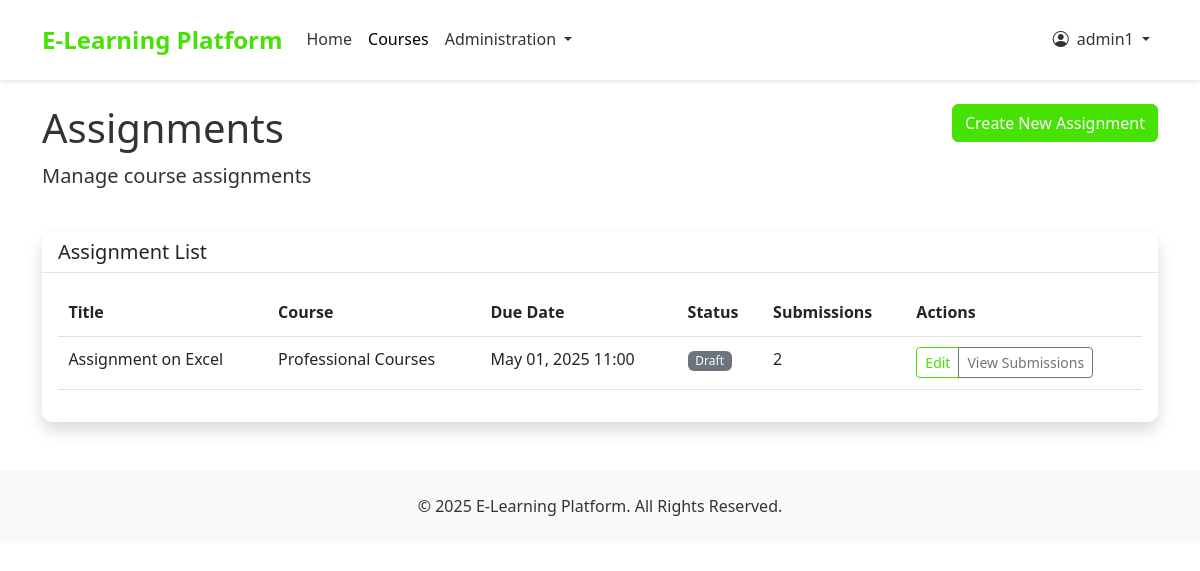
Page /courses/assignments/ (signed in) on the earlier database version.
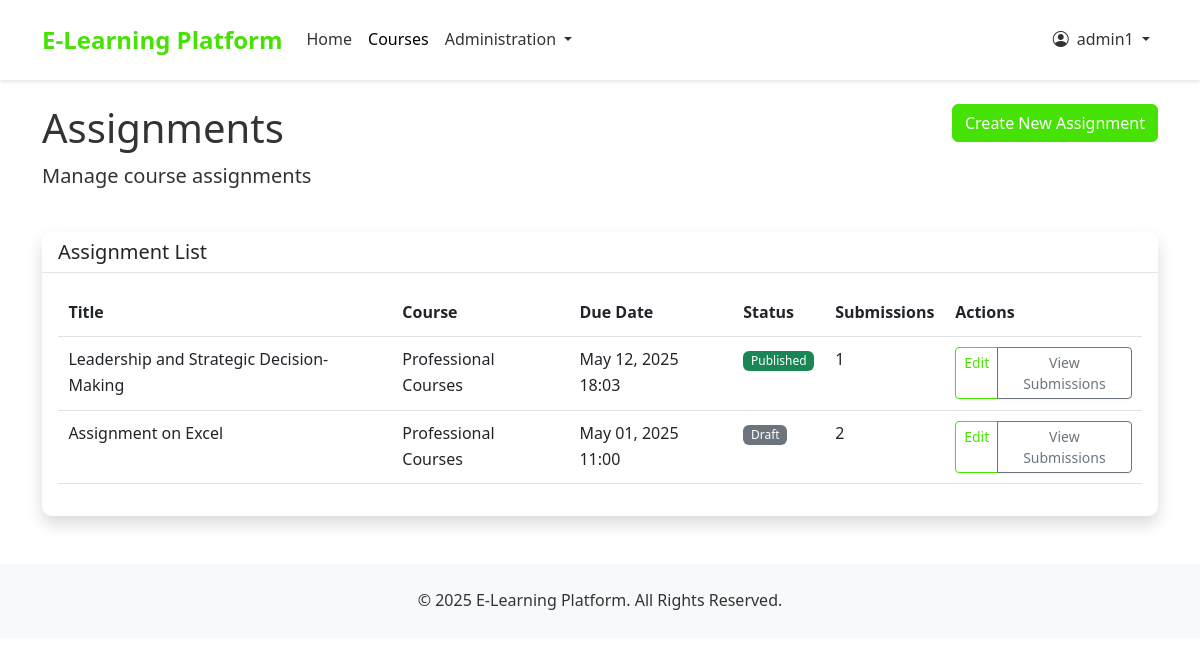
Same page on the later database version.
### courses/models.py (models this page shows, shortened)
class Assignment(models.Model):
    STATUS_CHOICES = (
        ('draft', 'Draft'),
        ('published', 'Published'),
        ('archived', 'Archived'),
    )
    course = models.ForeignKey(Course, on_delete=models.CASCADE, related_name='assignments')
    title = models.CharField(max_length=200)
    description = models.TextField(help_text="Brief overview of the assignment")
    instructions = models.TextField(help_text="Detailed instructions for completing the assignment")
    due_date = models.DateTimeField()
    points = models.PositiveIntegerField(default=100)
    status = models.CharField(max_length=10, choices=STATUS_CHOICES, default='draft')
    created_at = models.DateTimeField(auto_now_add=True)
    updated_at = models.DateTimeField(auto_now=True)

class Course(models.Model):
    title = models.CharField(max_length=200)
    slug = models.SlugField(max_length=200, unique=True, blank=True)
    description = models.TextField()
    overview = models.TextField(blank=True, null=True)
    placement_test_price = models.DecimalField(max_digits=6, decimal_places=2)
    is_active = models.BooleanField(default=True)
    created_at = models.DateTimeField(auto_now_add=True)
    updated_at = models.DateTimeField(auto_now=True)

### courses/views.py (the view, shortened to what this page needs)
# urls.py: path('assignments/', views.assignment_list, name='assignment_list'),
@login_required
@user_passes_test(is_teacher_or_admin)  # Changed from is_teacher to is_teacher_or_admin
def assignment_list(request):
    if request.user.is_staff or request.user.is_superuser:
        assignments = Assignment.objects.all().order_by('-created_at')
    for assignment in assignments:
        assignment.submission_count = assignment.submissions.count()
        assignment.ungraded_count = assignment.submissions.filter(status='submitted').count()
    context = {
        'assignments': assignments
    }
    return render(request, 'courses/assignment_list.html', context)

### courses/views.py (called while the page is built)
def is_teacher_or_admin(user):
    return user.user_type == 'teacher' or user.is_staff or user.is_superuser

### templates/courses/assignment_list.html (shortened to what this page needs)
{% extends 'base.html' %}
{% block content %}
<div class="row mb-4">
    <div class="col-md-8">
        <h1>Assignments</h1>
        <p class="lead">Manage course assignments</p>
    </div>
    <div class="col-md-4 text-end">
        <a href="{% url 'assignment_create' %}" class="btn btn-primary">Create New Assignment</a>
    </div>
</div>
<div class="row">
    <div class="col-12">
        <div class="card shadow">
            <div class="card-header bg-white">
                <h5 class="mb-0">Assignment List</h5>
            </div>
            <div class="card-body">
                {% if assignments %}
                    <div class="table-responsive">
                        <table class="table">
                            <thead>
                                <tr>
                                    <th>Title</th>
                                    <th>Course</th>
                                    <th>Due Date</th>
                                    <th>Status</th>
                                    <th>Submissions</th>
                                    <th>Actions</th>
                                </tr>
                            </thead>
                            <tbody>
                                {% for assignment in assignments %}
                                    <tr>
                                        <td>{{ assignment.title }}</td>
                                        <td>{{ assignment.course.title }}</td>
                                        <td>{{ assignment.due_date|date:"M d, Y H:i" }}</td>
                                        <td>
                                            {% if assignment.status == 'published' %}
                                                <span class="badge bg-success">Published</span>
                                            {% elif assignment.status == 'draft' %}
                                                <span class="badge bg-secondary">Draft</span>
                                            {% else %}
                                                <span class="badge bg-danger">Archived</span>
                                            {% endif %}
                                        </td>
                                        <td>
                                            {{ assignment.submission_count }}
                                        </td>
                                        <td>
                                            <div class="btn-group">
                                                <a href="{% url 'assignment_update' assignment.id %}" class="btn btn-sm btn-outline-primary">Edit</a>
                                                <a href="{% url 'assignment_submissions' assignment.id %}" class="btn btn-sm btn-outline-secondary">View Submissions</a>
                                            </div>
                                        </td>
                                    </tr>
                                {% endfor %}
                            </tbody>
                        </table>
                    </div>
                {% else %}
                    <div class="alert alert-info">
                        <p class="mb-0">No assignments found. <a href="{% url 'assignment_create' %}" class="alert-link">Create your first assignment</a>.</p>
                    </div>
                {% endif %}
            </div>
        </div>
    </div>
</div>
{% endblock %}

Differences in the rows shown:
added Assignment: title "Leadership and Strategic Decision-Making", course "Professional Courses", due_date "May 12, 2025 18:03", status "Published", submission_count "1"
